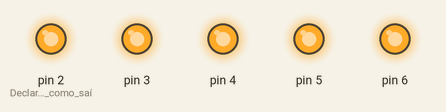
Recording of a sketch running on a simulated Arduino Uno, built with avr-gcc and run on an emulated ATmega328P. On the bench: output pins drawn as LEDs (lit = HIGH).

Above: at 0.5 s.
At 3.5 s:
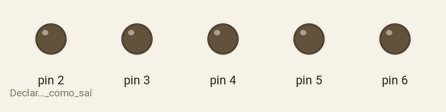
Timing chart, 0 to 4.6 s (numbered marks = the images above):
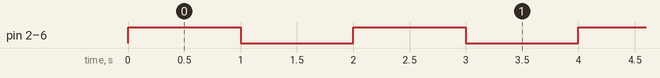

Measured:
- by itself, pin 2 (Declara_o_pino_2_como_saí), pin 3–6: alternates HIGH for 1.0 s and LOW for 1.0 s

The sketch:

Exercicio2-Piscar5LEDs.ino
```cpp
void setup() {
    // Aqui coloque os códigos que vão rodar somente uma vez ao ligar o Arduino ou a resetá-lo
    pinMode(2, OUTPUT); // Declara o pino 2 como saída digital
    pinMode(3, OUTPUT);
    pinMode(4, OUTPUT);
    pinMode(5, OUTPUT);
    pinMode(6, OUTPUT);
}

void loop() {
    // Aqui coloque os códigos que vão rodar infinitamente até que o arduino seja desligado
    digitalWrite(2, HIGH);//Liga o pino 2
    digitalWrite(3, HIGH);
    digitalWrite(4, HIGH);
    digitalWrite(5, HIGH);
    digitalWrite(6, HIGH);
    delay(1000);//Aguarda 1 segundo
    digitalWrite(2, LOW);//Desliga o pino 2
    digitalWrite(3, LOW);
    digitalWrite(4, LOW);
    digitalWrite(5, LOW);
    digitalWrite(6, LOW);
    delay(1000);//Aguarda 1 segundo
}
```
